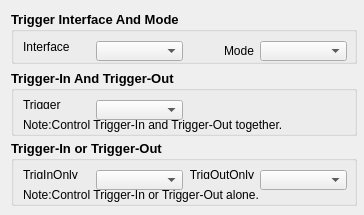
<?xml version="1.0" encoding="UTF-8"?>
<ui version="4.0">
 <class>ToolTrigger</class>
 <widget class="QDialog" name="ToolTrigger">
  <property name="geometry">
   <rect>
    <x>0</x>
    <y>0</y>
    <width>364</width>
    <height>215</height>
   </rect>
  </property>
  <property name="minimumSize">
   <size>
    <width>364</width>
    <height>215</height>
   </size>
  </property>
  <property name="maximumSize">
   <size>
    <width>364</width>
    <height>215</height>
   </size>
  </property>
  <property name="windowTitle">
   <string>Dialog</string>
  </property>
  <layout class="QGridLayout" name="gridLayout_4">
   <item row="0" column="0">
    <widget class="QGroupBox" name="groupBox_TrigInterfaceMode">
     <property name="minimumSize">
      <size>
       <width>346</width>
       <height>53</height>
      </size>
     </property>
     <property name="maximumSize">
      <size>
       <width>346</width>
       <height>53</height>
      </size>
     </property>
     <property name="font">
      <font>
       <pointsize>10</pointsize>
       <weight>75</weight>
       <bold>true</bold>
      </font>
     </property>
     <property name="title">
      <string>Trigger Interface And Mode</string>
     </property>
     <layout class="QHBoxLayout" name="horizontalLayout">
      <property name="topMargin">
       <number>9</number>
      </property>
      <item>
       <widget class="QLabel" name="label_TrigInterface">
        <property name="minimumSize">
         <size>
          <width>67</width>
          <height>0</height>
         </size>
        </property>
        <property name="maximumSize">
         <size>
          <width>67</width>
          <height>16777215</height>
         </size>
        </property>
        <property name="font">
         <font>
          <pointsize>9</pointsize>
          <weight>50</weight>
          <bold>false</bold>
         </font>
        </property>
        <property name="text">
         <string>Interface</string>
        </property>
       </widget>
      </item>
      <item>
       <widget class="QComboBox" name="comboBox_TrigInterface">
        <property name="minimumSize">
         <size>
          <width>87</width>
          <height>20</height>
         </size>
        </property>
        <property name="maximumSize">
         <size>
          <width>87</width>
          <height>20</height>
         </size>
        </property>
        <property name="font">
         <font>
          <pointsize>9</pointsize>
          <weight>50</weight>
          <bold>false</bold>
         </font>
        </property>
       </widget>
      </item>
      <item>
       <widget class="QLabel" name="label_TrigMode">
        <property name="minimumSize">
         <size>
          <width>67</width>
          <height>20</height>
         </size>
        </property>
        <property name="maximumSize">
         <size>
          <width>67</width>
          <height>16777215</height>
         </size>
        </property>
        <property name="font">
         <font>
          <pointsize>9</pointsize>
          <weight>50</weight>
          <bold>false</bold>
         </font>
        </property>
        <property name="text">
         <string>Mode</string>
        </property>
        <property name="alignment">
         <set>Qt::AlignRight|Qt::AlignTrailing|Qt::AlignVCenter</set>
        </property>
       </widget>
      </item>
      <item>
       <widget class="QComboBox" name="comboBox_TrigMode">
        <property name="minimumSize">
         <size>
          <width>87</width>
          <height>20</height>
         </size>
        </property>
        <property name="maximumSize">
         <size>
          <width>87</width>
          <height>20</height>
         </size>
        </property>
        <property name="font">
         <font>
          <pointsize>9</pointsize>
          <weight>50</weight>
          <bold>false</bold>
         </font>
        </property>
       </widget>
      </item>
     </layout>
    </widget>
   </item>
   <item row="1" column="0">
    <widget class="QGroupBox" name="groupBox_TrigInAndOut">
     <property name="minimumSize">
      <size>
       <width>346</width>
       <height>66</height>
      </size>
     </property>
     <property name="maximumSize">
      <size>
       <width>346</width>
       <height>66</height>
      </size>
     </property>
     <property name="font">
      <font>
       <pointsize>10</pointsize>
       <weight>75</weight>
       <bold>true</bold>
      </font>
     </property>
     <property name="title">
      <string>Trigger-In And Trigger-Out</string>
     </property>
     <layout class="QGridLayout" name="gridLayout">
      <property name="topMargin">
       <number>9</number>
      </property>
      <item row="0" column="1">
       <widget class="QComboBox" name="comboBox_Trigger">
        <property name="minimumSize">
         <size>
          <width>87</width>
          <height>20</height>
         </size>
        </property>
        <property name="maximumSize">
         <size>
          <width>87</width>
          <height>20</height>
         </size>
        </property>
        <property name="font">
         <font>
          <pointsize>9</pointsize>
          <weight>50</weight>
          <bold>false</bold>
         </font>
        </property>
       </widget>
      </item>
      <item row="0" column="0">
       <widget class="QLabel" name="label_Trigger">
        <property name="minimumSize">
         <size>
          <width>67</width>
          <height>0</height>
         </size>
        </property>
        <property name="maximumSize">
         <size>
          <width>67</width>
          <height>16777215</height>
         </size>
        </property>
        <property name="font">
         <font>
          <pointsize>9</pointsize>
          <weight>50</weight>
          <bold>false</bold>
         </font>
        </property>
        <property name="text">
         <string>Trigger</string>
        </property>
       </widget>
      </item>
      <item row="1" column="0" colspan="3">
       <widget class="QLabel" name="label_NoteTrigInAndOut">
        <property name="minimumSize">
         <size>
          <width>0</width>
          <height>20</height>
         </size>
        </property>
        <property name="maximumSize">
         <size>
          <width>16777215</width>
          <height>20</height>
         </size>
        </property>
        <property name="font">
         <font>
          <pointsize>9</pointsize>
          <weight>50</weight>
          <bold>false</bold>
         </font>
        </property>
        <property name="text">
         <string>Note:Control Trigger-In and Trigger-Out together.</string>
        </property>
       </widget>
      </item>
     </layout>
    </widget>
   </item>
   <item row="2" column="0">
    <widget class="QGroupBox" name="groupBox_TrigInOrOut">
     <property name="minimumSize">
      <size>
       <width>346</width>
       <height>66</height>
      </size>
     </property>
     <property name="maximumSize">
      <size>
       <width>346</width>
       <height>66</height>
      </size>
     </property>
     <property name="font">
      <font>
       <pointsize>10</pointsize>
       <weight>75</weight>
       <bold>true</bold>
      </font>
     </property>
     <property name="title">
      <string>Trigger-In or Trigger-Out</string>
     </property>
     <layout class="QGridLayout" name="gridLayout_2">
      <property name="topMargin">
       <number>9</number>
      </property>
      <item row="0" column="0">
       <widget class="QLabel" name="label_TrigInOnly">
        <property name="minimumSize">
         <size>
          <width>67</width>
          <height>0</height>
         </size>
        </property>
        <property name="maximumSize">
         <size>
          <width>67</width>
          <height>16777215</height>
         </size>
        </property>
        <property name="font">
         <font>
          <pointsize>9</pointsize>
          <weight>50</weight>
          <bold>false</bold>
         </font>
        </property>
        <property name="text">
         <string>TrigInOnly</string>
        </property>
       </widget>
      </item>
      <item row="0" column="3">
       <widget class="QComboBox" name="comboBox_TrigOutOnly">
        <property name="minimumSize">
         <size>
          <width>87</width>
          <height>20</height>
         </size>
        </property>
        <property name="maximumSize">
         <size>
          <width>87</width>
          <height>20</height>
         </size>
        </property>
        <property name="font">
         <font>
          <pointsize>9</pointsize>
          <weight>50</weight>
          <bold>false</bold>
         </font>
        </property>
       </widget>
      </item>
      <item row="0" column="1">
       <widget class="QComboBox" name="comboBox_TrigInOnly">
        <property name="minimumSize">
         <size>
          <width>87</width>
          <height>20</height>
         </size>
        </property>
        <property name="maximumSize">
         <size>
          <width>87</width>
          <height>20</height>
         </size>
        </property>
        <property name="font">
         <font>
          <pointsize>9</pointsize>
          <weight>50</weight>
          <bold>false</bold>
         </font>
        </property>
       </widget>
      </item>
      <item row="0" column="2">
       <widget class="QLabel" name="label_TrigOutOnly">
        <property name="minimumSize">
         <size>
          <width>67</width>
          <height>0</height>
         </size>
        </property>
        <property name="maximumSize">
         <size>
          <width>67</width>
          <height>16777215</height>
         </size>
        </property>
        <property name="font">
         <font>
          <pointsize>9</pointsize>
          <weight>50</weight>
          <bold>false</bold>
         </font>
        </property>
        <property name="text">
         <string>TrigOutOnly</string>
        </property>
        <property name="alignment">
         <set>Qt::AlignRight|Qt::AlignTrailing|Qt::AlignVCenter</set>
        </property>
       </widget>
      </item>
      <item row="1" column="0" colspan="4">
       <widget class="QLabel" name="label_NoteTrigInOrOut">
        <property name="minimumSize">
         <size>
          <width>0</width>
          <height>20</height>
         </size>
        </property>
        <property name="maximumSize">
         <size>
          <width>16777215</width>
          <height>20</height>
         </size>
        </property>
        <property name="font">
         <font>
          <pointsize>9</pointsize>
          <weight>50</weight>
          <bold>false</bold>
         </font>
        </property>
        <property name="text">
         <string>Note:Control Trigger-In or Trigger-Out alone.</string>
        </property>
       </widget>
      </item>
     </layout>
    </widget>
   </item>
  </layout>
 </widget>
 <resources/>
 <connections/>
</ui>
